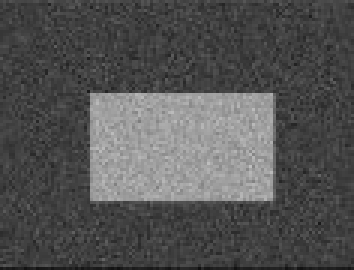
#> input picture tutorial_file/noisy2.jpg, 118 x 90 px (shown 3 times larger)
$ python imgproc_contour1.py   (older library calls are emulated)
#> lines starting #> are read from the running program, lines starting #| are printed output that depends on the picture; after the words box and inside, x2 and y2 are one past the last pixel; in counts of white or black regions, pixels touching at a corner belong together
'''
    OpenCV tutorial: Image processing: Contour 1
'''

import cv2
import numpy as np

im = cv2.imread('noisy2.jpg')
#> im is the input picture: shape (90, 118, 3); min 16, max 191, mean 83.5
imgray = cv2.cvtColor(im, cv2.COLOR_BGR2GRAY)
ret, thresh = cv2.threshold(imgray, 127, 255,0)
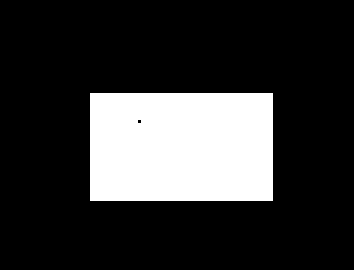
#> thresh: shape (90, 118) (shown 3 times larger); 20.7% white; 1 white region
_, contours, hierarchy = cv2.findContours( thresh, cv2.RETR_TREE, cv2.CHAIN_APPROX_SIMPLE )
#> contours = 2 contours, 1 with area under 20; largest, box (x1, y1, x2, y2) and area: (30, 31, 91, 67) 2100

cv2.drawContours(im, contours, -1, (0,255,0), 3)
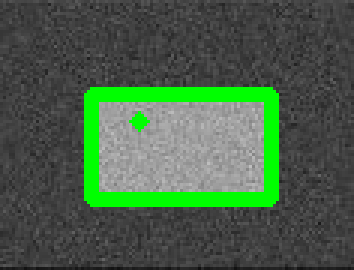
#> im: shape (90, 118, 3) (shown 3 times larger); 9.07% of pixels changed, all inside (x1, y1, x2, y2) = (28, 29, 93, 69)
#cv2.drawContours(im, contours, 3, (0,255,0), 3)

#cnt = contours[4]
#cv2.drawContours( im, [cnt], 0, (0,255,0),3)

cv2.imshow('img', im)

$ run again, with tutorial_file/die.jpg copied over tutorial_file/noisy2.jpg
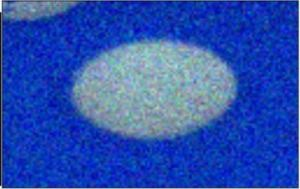
#> input picture tutorial_file/die.jpg, 300 x 189 px
#> im is the input picture: shape (189, 300, 3); mean B, G, R 176.4, 79.7, 43
#> `ret, thresh = cv2.threshold(imgray, 127, 255,0)`:
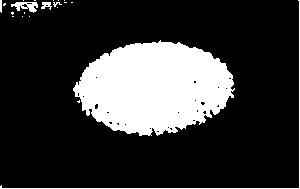
#> thresh: shape (189, 300); 21.1% white; 21 white regions (15 under 20 px)
#> contours = 48 contours, 45 with area under 20; largest, box (x1, y1, x2, y2) and area: (73, 40, 235, 136) 10972, (11, 2, 38, 13) 142, (41, 2, 52, 10) 36
#> `cv2.drawContours(im, contours, -1, (0,255,0), 3)`:
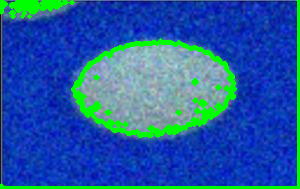
#> im: shape (189, 300, 3); 8.89% of pixels changed, all inside (x1, y1, x2, y2) = (0, 0, 300, 189)
